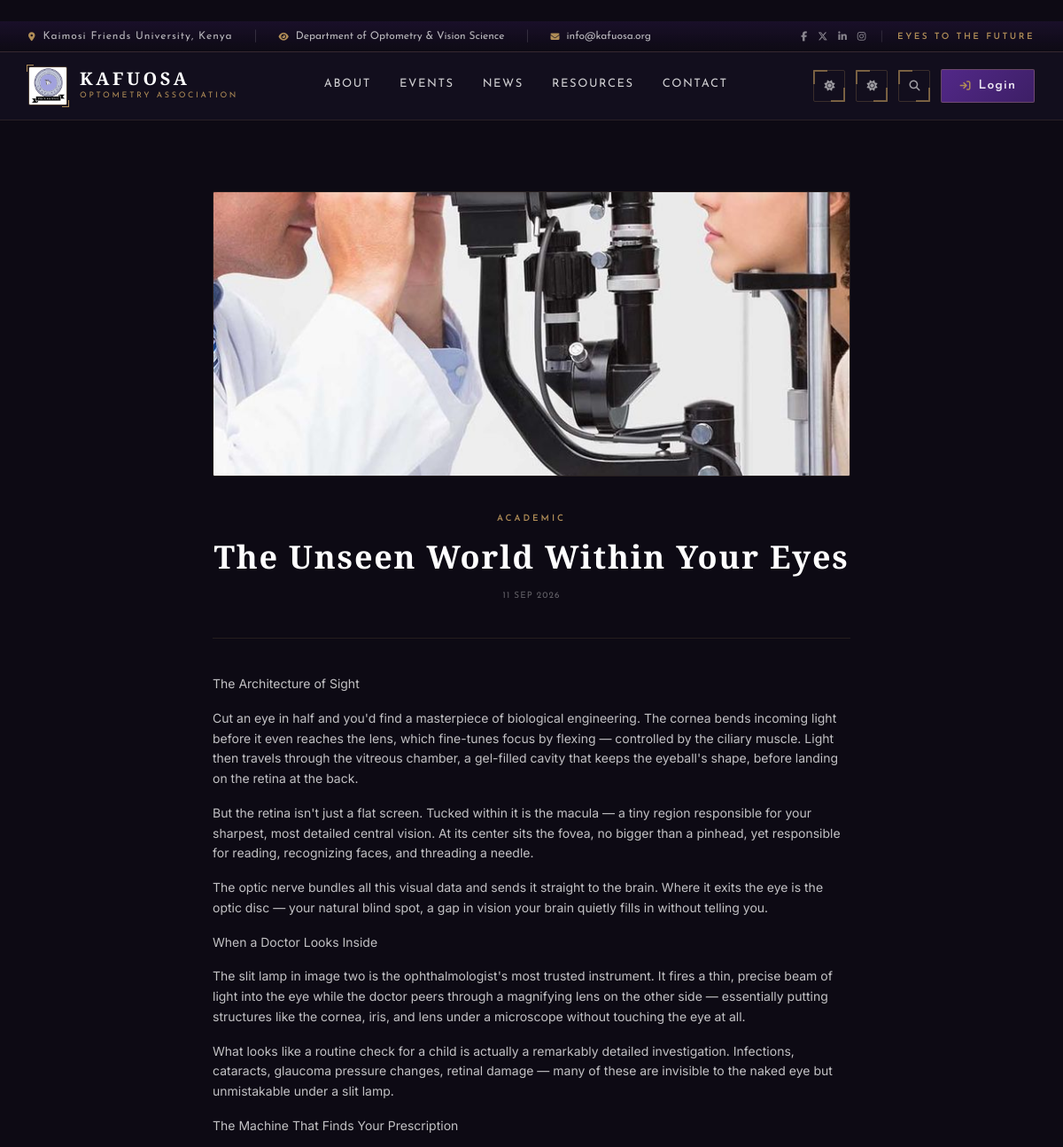
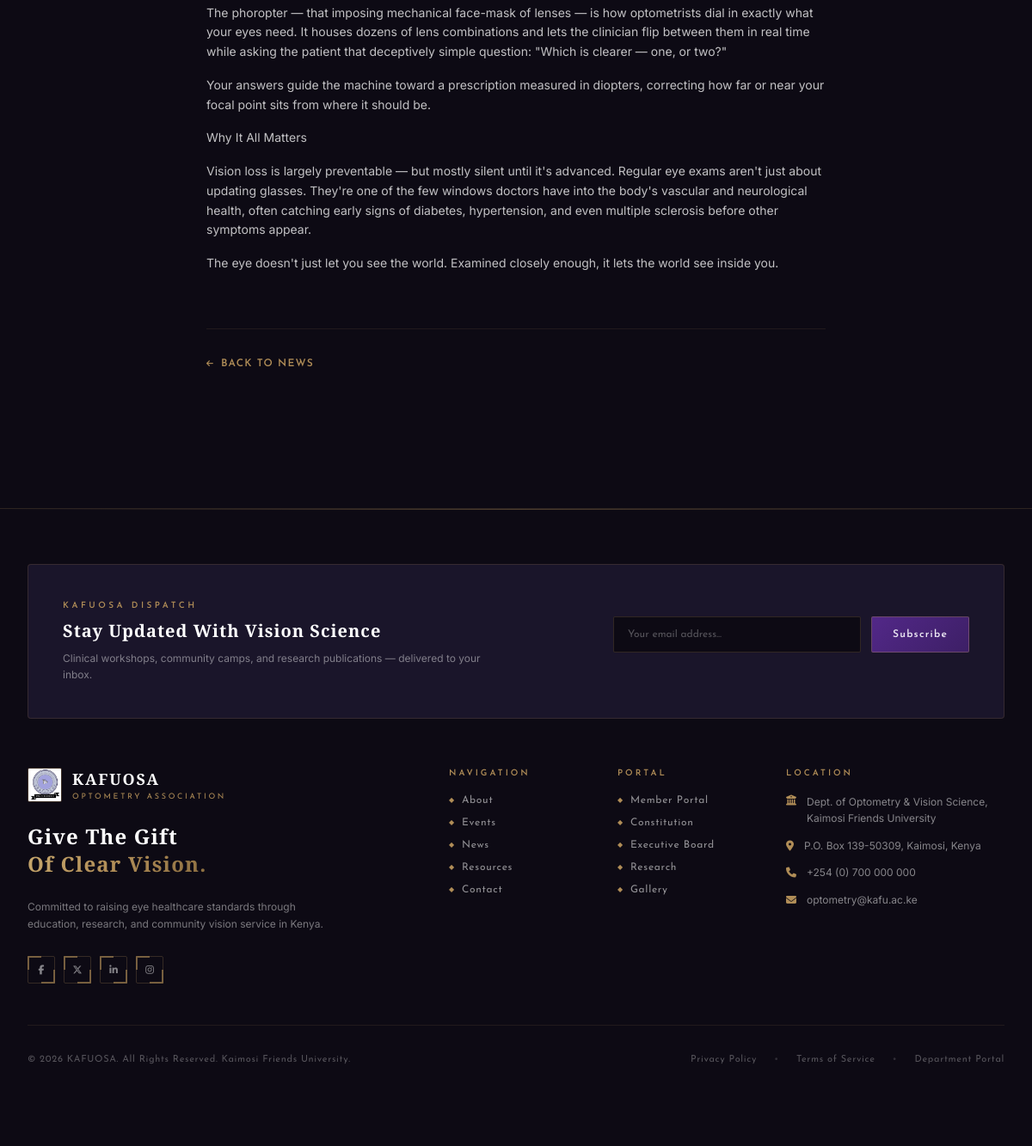
Page /news/the-unseen-world-within-your-eyes/ on the committed database (2 pictures, top to bottom).
### news/models.py (models this page shows, shortened)
class Post(models.Model):
    CATEGORY_CHOICES = [('academic','Academic'),('outreach','Outreach'),('social','Social')]
    title        = models.CharField(max_length=200)
    slug         = models.SlugField(unique=True)
    category     = models.CharField(max_length=20, choices=CATEGORY_CHOICES, default='academic')
    excerpt      = models.TextField(max_length=300)
    body         = models.TextField()
    cover_image  = models.ImageField(upload_to='news/', blank=True, null=True)
    published_at = models.DateTimeField()
    class Meta:
        ordering = ['-published_at']

### news/views.py (the view)
# urls.py: path('<slug:slug>/', views.post_detail, name='detail'),
def post_detail(request, slug):
    post = get_object_or_404(Post, slug=slug)
    return render(request, "news/post_detail.html", {"post": post})

### templates/news/post_detail.html (shortened to what this page needs)
﻿{% extends "base.html" %}
{% block content %}
<div class="max-w-3xl mx-auto px-4 sm:px-6 py-20">
  {% if post.cover_image %}
  <div class="mb-10 overflow-hidden rounded-sm" style="border:1px solid rgba(176,141,87,0.15);">
    <img src="{{ post.cover_image.url }}" alt="{{ post.title }}" class="w-full h-80 object-cover">
  </div>
  {% endif %}
  <div class="text-center mb-10 pb-10" style="border-bottom:1px solid rgba(176,141,87,0.15);">
    <span class="text-artAccent text-[10px] font-semibold uppercase tracking-[0.3em]" style="font-family:'Josefin Sans',sans-serif;">
      {{ post.get_category_display }}
    </span>
    <h1 class="font-display font-bold text-3xl sm:text-4xl text-white mt-4 mb-4 tracking-wider leading-tight">
      {{ post.title }}
    </h1>
    <p class="text-white/35 text-[10px] uppercase tracking-widest" style="font-family:'Josefin Sans',sans-serif;">
      {{ post.published_at|date:"d M Y" }}
    </p>
  </div>
  <div class="text-white/75 leading-relaxed text-sm space-y-4" style="font-family:'Inter',sans-serif;">
    {{ post.body|linebreaks }}
  </div>
  <div class="mt-16 pt-8" style="border-top:1px solid rgba(176,141,87,0.12);">
    <a href="{% url 'news:list' %}"
       class="inline-flex items-center gap-2 text-artAccent text-xs font-semibold uppercase tracking-widest hover:text-artAccentL transition"
       style="font-family:'Josefin Sans',sans-serif;">
      <i class="fa-solid fa-arrow-left text-[9px]"></i> Back to News
    </a>
  </div>
</div>
{% endblock %}

### templates/base.html (style rules this page uses)
body { background-color:#0D0A14; font-family:'Inter',sans-serif; color:#EDE9F4; }

### rows in the picture
Post: cover_image (picture), category "ACADEMIC", title "The Unseen World Within Your Eyes", published_at "11 SEP 2026", body "The Architecture of Sight Cut an eye in half and you'd find a masterpiece of biological engineering. The cornea bends incoming light before it even reaches the lens, which fine-tunes focus by flexing — controlled by the ciliary muscle. Light then travels through the vitreous chamber, a gel-filled cavity that keeps the eyeball's shape, before landing on the retina at the back. But the retina isn't just a flat screen. Tucked within it is the macula — a tiny region responsible for your sharpest, most detailed central vision. At its center sits the fovea, no bigger than a pinhead, yet responsible for reading, recognizing faces, and threading a needle. The optic nerve bundles all this visual…"
